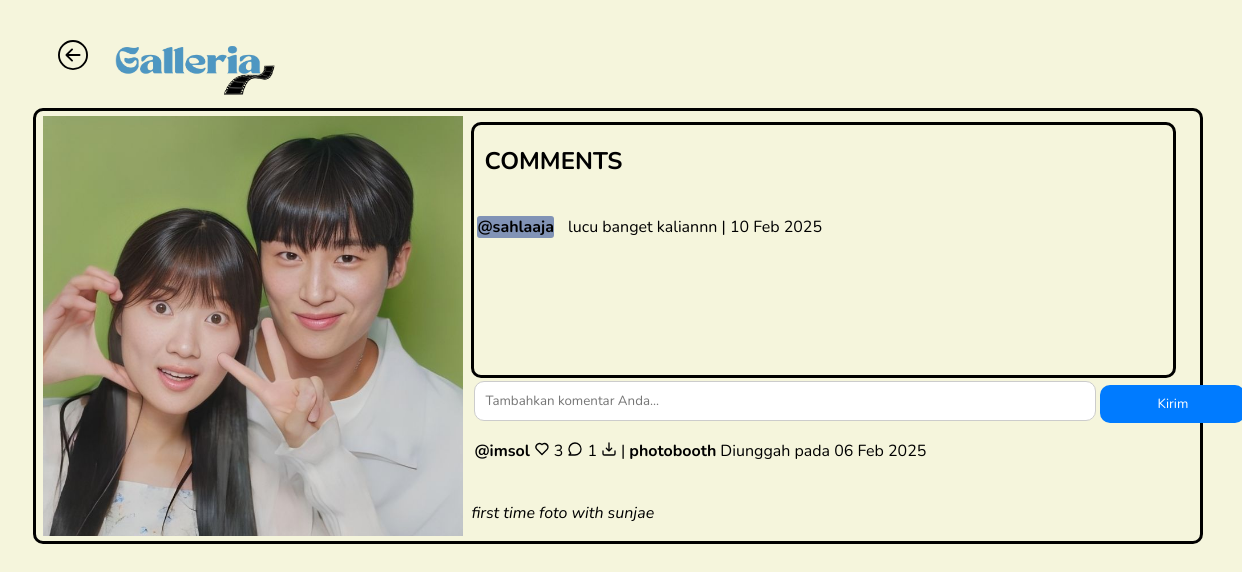
Page /detail_foto.php?id=1 (signed in) on the earlier database version.
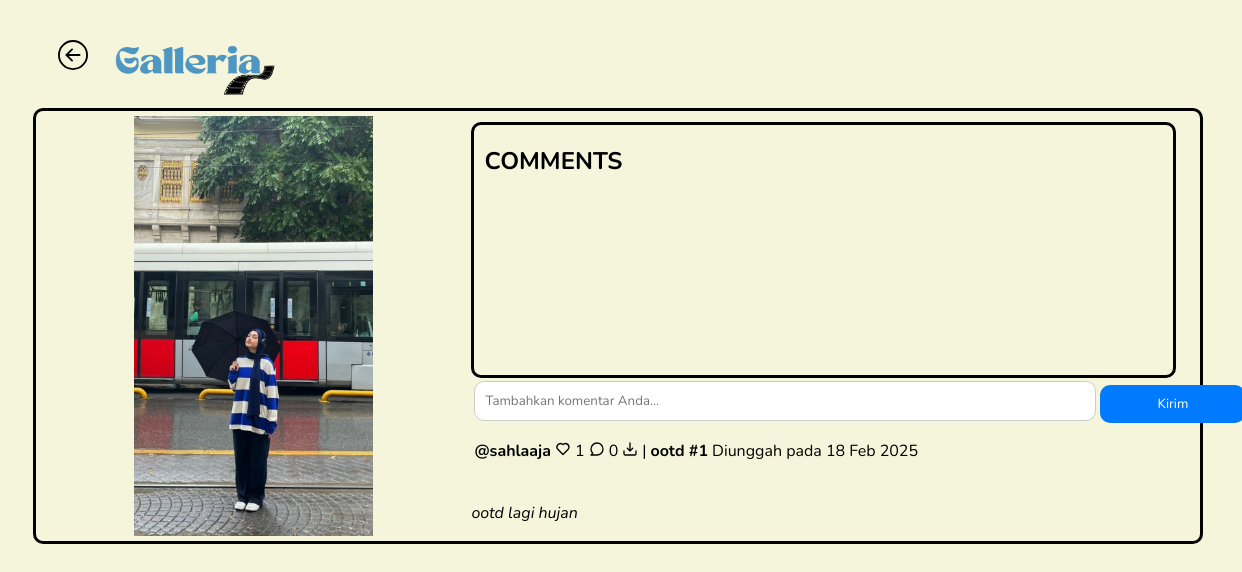
Same page on the later database version.
### tables this page shows
CREATE TABLE `foto` (
  `foto_id` int(11) NOT NULL,
  `judul_foto` varchar(255) NOT NULL,
  `deskripsi` text NOT NULL,
  `tanggal_unggah` date NOT NULL,
  `lokasi_file` varchar(255) NOT NULL,
  `album_id` int(11) NOT NULL,
  `user_id` int(11) NOT NULL
);

CREATE TABLE `komentar_foto` (
  `komentar_id` int(11) NOT NULL,
  `foto_id` int(11) NOT NULL,
  `user_id` int(11) NOT NULL,
  `isi_komentar` text NOT NULL,
  `tanggal_komentar` date NOT NULL
);

CREATE TABLE `user` (
  `user_id` int(11) NOT NULL,
  `role_id` int(11) NOT NULL,
  `username` varchar(255) NOT NULL,
  `password` varchar(255) NOT NULL,
  `email` varchar(255) NOT NULL,
  `name` varchar(255) NOT NULL,
  `alamat` text NOT NULL,
  `foto_profil` varchar(255) NOT NULL,
  `verifikasi` int(11) NOT NULL
);

### detail_foto.php (the view, shortened to what this page needs)
<?php
include "connection.php";
$id = $_GET['id'];
$user = $_SESSION['id'];
$query_foto = mysqli_query($conn, "SELECT * FROM `foto` INNER JOIN `user` ON `foto`.`user_id` = `user`.`user_id` WHERE `foto`.`foto_id` = $id");
$foto = mysqli_fetch_assoc($query_foto);
$timestamp2 = strtotime($foto['tanggal_unggah']);
$tanggal2 = date("d M Y", $timestamp2);
$query_komentar = mysqli_query($conn, "SELECT * FROM `komentar_foto` INNER JOIN `user` ON `komentar_foto`.`user_id` = `user`.`user_id` WHERE `komentar_foto`.`foto_id` = $id");
$query_komentar_count = mysqli_query($conn, "SELECT COUNT(*) AS total_komentar FROM `komentar_foto` WHERE `foto_id` = $id");
$row_komentar_count = mysqli_fetch_assoc($query_komentar_count);
$total_komentar = $row_komentar_count['total_komentar'];
$query_like_count = mysqli_query($conn, "SELECT COUNT(*) AS total_like FROM `like_foto` WHERE `foto_id` = $id");
$row_like_count = mysqli_fetch_assoc($query_like_count);
$total_like = $row_like_count['total_like'];
$query_check = mysqli_query($conn, "SELECT * FROM `like_foto` WHERE `foto_id` = $id AND `user_id` = $user");
?>
<!DOCTYPE html>
<html lang="en">
<head>
    <link rel="stylesheet" href="https://unicons.iconscout.com/release/v4.0.8/css/line.css">
    <link rel="stylesheet" href="asset.css">
</head>
<body>
<div class="header">
        <a href="dashboard.php"><img src="Asset/img/left.svg" class="left" style="margin-left: 30px;"></a>
        <img src="Asset/img/logo.png" class="logo1">
    </div>
    <div class="div-img">
        <div style="height: 420px; width:100%; justify-content:center;display: flex; padding:5px;">
          <img src="Asset/img/<?php echo $foto['lokasi_file']; ?>" style=" max-width:100%; max-height:100%; object-fit:contain; object-position:center;">
        </div>
        <div class="div-detail">
            <div class="comment">
                <h2 class="text">COMMENTS</h2>
                <table>
                    <?php while ($komentar = mysqli_fetch_assoc($query_komentar)):
                        $timestamp = strtotime($komentar['tanggal_komentar']);
                        $tanggal = date("d M Y", $timestamp);
                    ?>
                        <tr>
                            <td><span class="span"><b>@<?php echo $komentar['username']; ?></b></span></td>
                            <td>
                                <p class="text"><?php echo nl2br($komentar['isi_komentar']); ?> | <?php echo $tanggal ?></p>
                            </td>
                        </tr>
                    <?php endwhile; ?>
                </table>
            </div>
            <form action="comment.php" method="POST" class="add-comment-form">
                <table>
                    <tr>
                        <td><textarea name="komentar" placeholder="Tambahkan komentar Anda..." rows="1" class="textarea" required></textarea></td>
                        <td><button type="submit" class="submit-button" name="kirim">Kirim</button></td>
                    </tr>
                </table>
            </form>
            <div class="ket">
                <table style="margin-top : -15px; white-space:nowrap;">
                    <tr>
                        <td>
                            <h4>@<?php echo $foto['username'] ?></h4>
                        </td>
                        <?php if ($is_like = mysqli_num_rows($query_check) > 0) { ?>
                            <td><span><a href="like.php?id=<?php echo $foto['foto_id'] ?>"><img src="Asset/icon/heart.png" width="16px" height="16px" style="margin-top: 3px;"></a></span></td>
                            <td><?php echo $total_like ?></td>
                        <?php } else { ?>
                            <td><span><a href="like.php?id=<?php echo $foto['foto_id'] ?>"><img src="Asset/icon/heart-alt.svg" width="16px" height="16px" style="margin-top: 3px;"></a></span></td>
                            <td><?php echo $total_like ?></td>
                        <?php } ?>
                        <td><span><img src="Asset/icon/comment.svg" width="16px" height="16px" style="margin-top: 3px;"></i></span></td>
                        <td><?php echo $total_komentar ?></td>
                        <td><span><a href="unduh.php?file=<?php echo $foto['lokasi_file']?>" onclick="return confirm('Apakah anda ingin mengunduh foto ini?')"><img src="Asset/icon/import.svg" width="16px" height="16px" title="Unduh" style="margin-top: 3px;"></a></span></td>
                        <td>|</td>
                        <td>
                            <h4><?php echo $foto['judul_foto'] ?></h4>
                        </td>
                        <td>
                            <p> Diunggah pada <?php echo $tanggal2 ?></p>
                        </td>
                    </tr>
                </table>
                <p><i><?php echo $foto['deskripsi']?></i></p>
            </div>
        </div>
    </div>
</body>
</html>

Differences in the rows shown:
no longer on this page (row edited): komentar_foto: user.username "sahlaaja", isi_komentar "lucu banget kaliannn", tanggal_komentar "10 Feb 2025"
changed foto: lokasi_file: a different picture; user.username "imsol" → "sahlaaja"; judul_foto "photobooth" → "ootd #1"; tanggal_unggah "06 Feb 2025" → "18 Feb 2025"; deskripsi "first time foto with sunjae" → "ootd lagi hujan"
Other differences:
$total_like: "3" → "1"
$total_komentar: "1" → "0"
